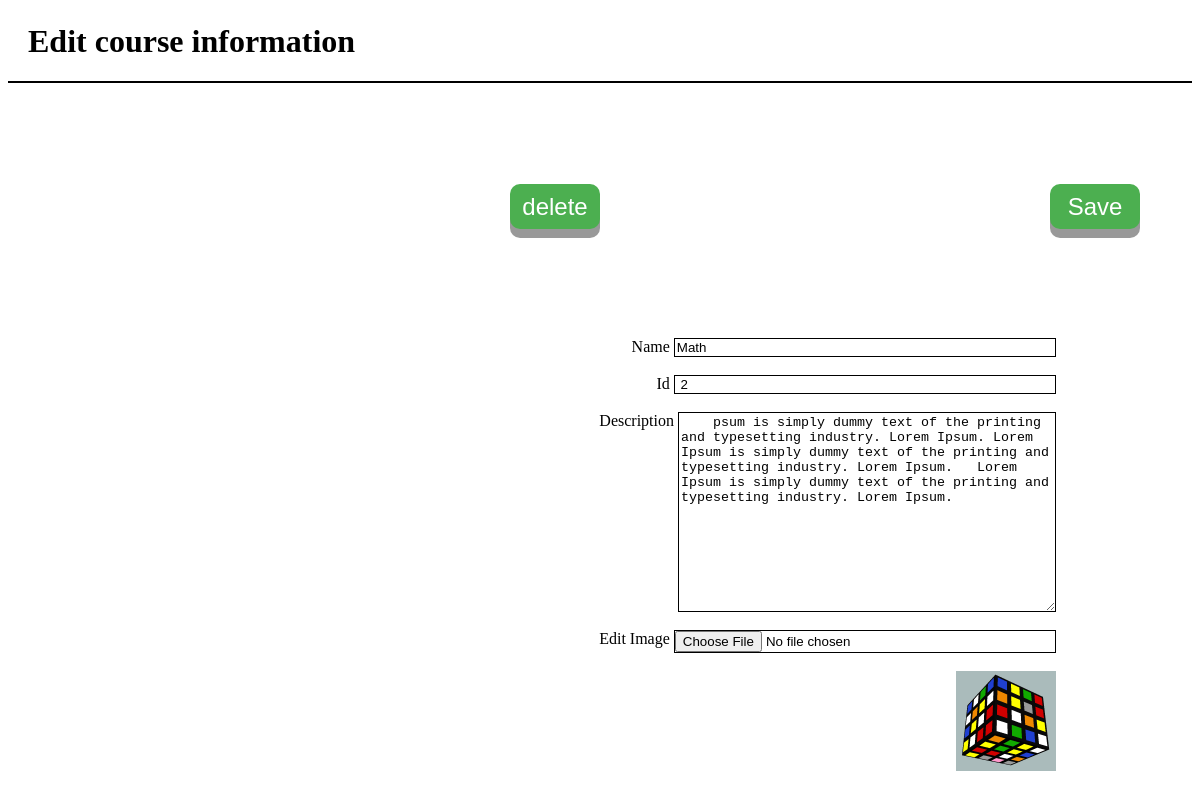
/editCourseDetails.php?courseInformationId=2, run on the app's committed database.
### tables this page shows
CREATE TABLE IF NOT EXISTS `courses` (
  `courseid` int(11) NOT NULL AUTO_INCREMENT,
  `name` varchar(100) NOT NULL,
  `description` text NOT NULL,
  `courseimg` text NOT NULL,
  PRIMARY KEY (`courseid`)
);

### db.php (called while the page is built, shortened)
<?php
    class UsersDB {
        private $conn;
            function __construct() {
                $this->conn = new mysqli(self::HOST, self::USERNAME, self::PASSWORD, self::DB);
            }
            function courseQuery($courseId) {
                        $result = $this->conn->query("SELECT * FROM courses WHERE courseid = '$courseId'
                        ");
                        return $result;
                            }
    }
?>

### editCourseDetails.php (the view, shortened to what this page needs)
<head>
    </head>
<?php
    $courseId = $_GET['courseInformationId'];
    $db = new UsersDB();
    $courseInformation=$db->courseQuery($courseId);
    foreach($courseInformation as $row) {
?>
<div class="titleEditCourseForm">Edit course information</div>
    <div class="addNewCourseFormDiv">
        <form class="addNewCourseForm" method="GET" action="updateEditCourseToDB.php"><br>
             Name <input type="text" name="editCourseName" value="<?php echo $row['name'] ?>"/><br/><br/>
             Id <input type="text" class="CourseId" name="CourseId" value=" <?php echo $courseId ?>"/><br/><br/>
             Description
              <textarea class='CourseDescriptionBox' name='editCourseDescription'> <?php echo $row['description'] ?>  </textarea><br/><br/>
             Edit Image <input type="file" name="editCourseImg" value="" /><br><br>
             <img src="<?php echo 'uploads' . '/' .'coursesImages' . '/' . $row['courseimg']; ?> "class='infoCardCourseStudentsImage' height="100" width="100"/>
<?php
    }
?>
            <button class='editCourseSaveButton' name='editCourseSaveButton'  type="submit">Save</button>
            <button class='editCourseDeleteButton' name='editCourseDeleteButton'  type="submit" onclick="return checkDelete()">delete</button>
        </form>
   </div>
</body>
</html>

### editCourseDetails.php (style rules this page uses)
.titleEditCourseForm { text-align:left; text-justify:center; float: left; font-size: 2em; border-bottom:2px solid black; width:100%; height:75px; font-weight: bold; padding-left:20px; padding-top:15px; box-sizing: border-box; }
.addNewCourseFormDiv { width:70%; text-align:right; position:fixed; top:40%; right:12%; }
input { width:45.5%; height:13.5%; border: 1px solid black; vertical-align:top; }
.editCourseSaveButton { display: inline-block; font-size: 24px; cursor: pointer; text-align:center; text-decoration: none; outline: none; color: #fff; background-color: #4CAF50; border: none; border-radius: 10px; box-shadow: 0 9px #999; position:fixed; top:23%; right:5%; width:90px; height:45px; }
.editCourseDeleteButton { display: inline-block; font-size: 24px; cursor: pointer; text-align:center; text-decoration: none; outline: none; color: #fff; background-color: #4CAF50; border: none; border-radius: 10px; box-shadow: 0 9px #999; position:fixed; top:23%; right:50%; width:90px; height:45px; }
textarea { vertical-align:top; border: 1px solid black; width:45%; height:200px; }

### data on the page
courses: editCourseName "Math", editCourseDescription "psum is simply dummy text of the printing and typesetting industry. Lorem Ipsum. Lorem Ipsum is simply dummy text of the printing and typesetting industry. Lorem Ipsum. Lorem Ipsum is simply dummy text of the printing and typesetting industry. Lorem Ipsum.", courseimg (picture)
